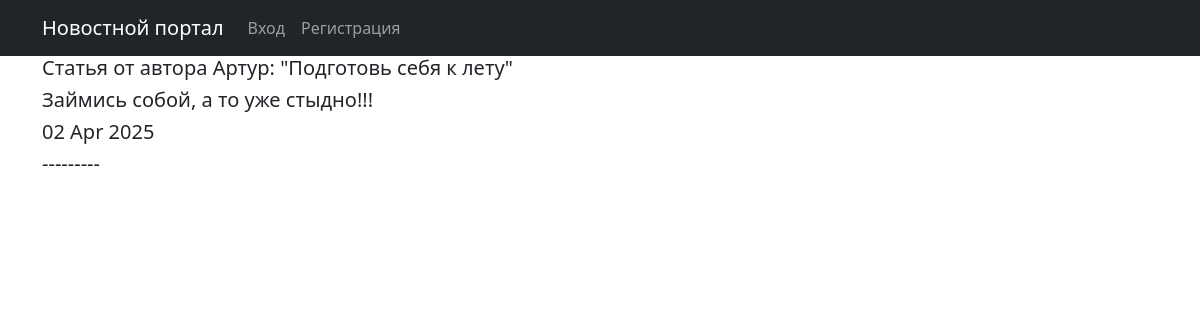
Screenshot of /news/1 with the database file from the repository.
### news/models.py (models this page shows, shortened)
class Post(models.Model):
    news = 'news'
    article = 'article'
    POSITIONS = [(news, 'Новость'), (article, 'Статья')]
    positions = models.CharField(max_length = 7,
                                choices = POSITIONS,
                                default = news)
    author = models.ForeignKey(Author, on_delete = models.CASCADE, related_name = 'posts')
    created = models.DateTimeField(auto_now_add = True)
    category = models.ManyToManyField('Category', through = 'PostCategory')
    title = models.CharField(max_length = 50)
    content = models.TextField()
    rating = models.IntegerField(default = 0)

class Author(models.Model):
    user = models.OneToOneField(User, on_delete=models.CASCADE)
    rating = models.IntegerField(default = 0)

### news/views.py (the view)
# urls.py: path('<int:pk>', PostDetail.as_view(), name='news_detail'),
class PostDetail(DetailView):
    model = Post
    ordering = 'created'
    template_name = 'news_detail.html'
    context_object_name = 'news_detail'

### templates/news_detail.html (shortened to what this page needs)
{% extends 'flatpages/default.html' %}
{% block content %}
<h5>{% if object.positions == 'article' %}Статья{% else %}Новость{% endif %} от автора {{ news_detail.author.user }}: "{{news_detail.title}}"</h5>
<h5>{{news_detail.content}}</h5>
<h5>{{ news_detail.created|date:'d M Y'  }}</h5>
<h5>---------</h5>
{% endblock content %}

### rows the page displays
Post: author.user "Артур", title "Подготовь себя к лету", content "Займись собой, а то уже стыдно!!!", created "02 Apr 2025"
